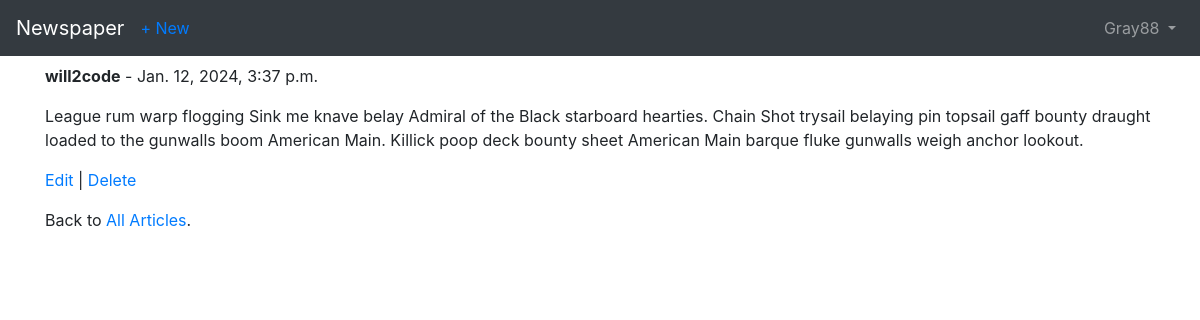
The page /articles/2/ (signed in) on the database its author committed.
### accounts/models.py (models this page shows)
class CustomUser(AbstractUser):
    age = models.PositiveIntegerField(null=True, blank=True)

### articles/models.py (models this page shows, shortened)
class Article(models.Model):
    title = models.CharField(max_length=255)
    body = models.TextField()
    date = models.DateTimeField(auto_now_add=True)
    author = models.ForeignKey(
        get_user_model(),
        on_delete=models.CASCADE,
    )

### articles/views.py (the view)
# urls.py: path('<int:pk>/', ArticleDetailView.as_view(), name='article_detail'),
class ArticleDetailView(DetailView):
    model = Article
    template_name = 'article_detail.html'

### templates/article_detail.html (shortened to what this page needs)
{% extends 'base.html' %}
{% block content %}
<div class="article-entry">
	<p> <strong>{{ object.author }}</strong> - {{ object.date }}</p>
	<p>{{ object.body }}</p>
</div>
<p>
	<a href="{% url 'article_edit' article.pk %}">Edit</a> |
	<a href="{% url 'article_delete' article.pk %}">Delete</a>
</p>
<p> Back to <a href="{% url 'article_list' %}">All Articles</a>. </p>
{% endblock content %}

### templates/base.html (shortened to what this page needs)
<html>
  <head>
    <link rel="stylesheet" href="https://cdn.jsdelivr.net/npm/bootstrap@4.5.3/dist/css/bootstrap.min.css" />
  </head>
  <body>
    <nav class="navbar navbar-expand-lg navbar-dark bg-dark">
      <a class="navbar-brand" href="{% url 'home' %}">Newspaper</a>
      <a class="nav-item" href="{% url 'article_create' %}">+ New</a>
      <div class="collapse navbar-collapse" id="navbarSupportedContent">
        {% if user.is_authenticated %}
        <ul class="navbar-nav ml-auto">
          <li class="nav-item">
            <a class="nav-link dropdown-toggle" href="#" id="navbarDropdown" role="button" data-toggle="dropdown" aria-haspopup="true" aria-expanded="false"> {{ user.username }} </a>
        </ul>
        {% else %}
        <form class="form-inline ml-auto">
          <a href="{% url 'login' %}" class="btn btn-outline-secondary"> Log In</a>
          <a href="{% url 'signup' %}" class="btn btn-primary ml-2"> Sign up</a>
        </form>
        {% endif %}
      </div>
    </nav>
    <main>
      <div class="container">
        {% block content %}
				{% endblock content %}
      </div>
    </main>
  </body>
</html>

### rows shown on the page
CustomUser: username "Gray88"
Article: author "will2code", date "Jan. 12, 2024, 3:37 p.m.", body "League rum warp flogging Sink me knave belay Admiral of the Black starboard hearties. Chain Shot trysail belaying pin topsail gaff bounty draught loaded to the gunwalls boom American Main. Killick poop deck bounty sheet American Main barque fluke gunwalls weigh anchor lookout."
